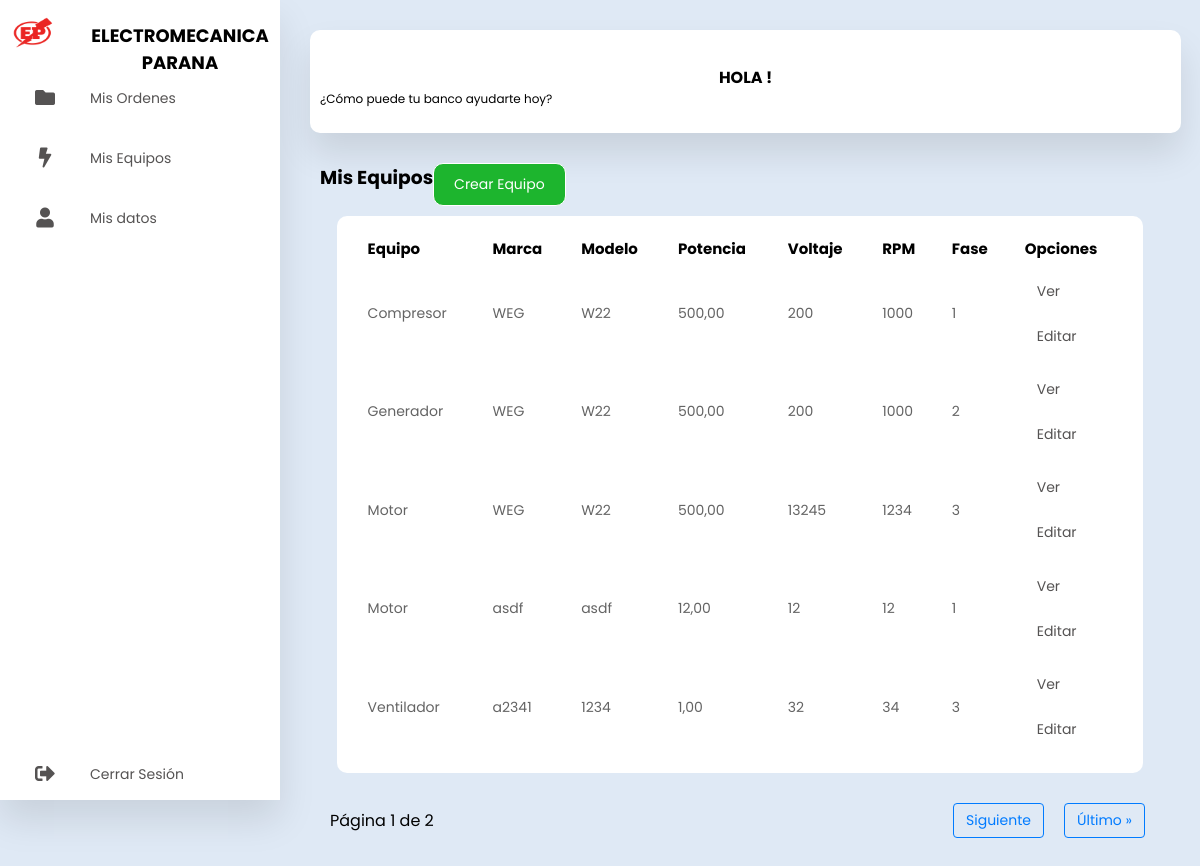
The app's page /ordenes/equipo/ (signed in) with its own data.
### aplicaciones/ordenes/models.py (models this page shows, shortened)
class Equipo(models.Model):
    TIPOS_EQUIPO = [
        ('Motor', 'Motor Eléctrico'),
        ('Bomba', 'Bomba'),
        ('Ventilador', 'Ventilador'),
        ('Compresor', 'Compresor'),
        ('Generador', 'Generador'),
        ('Transformador', 'Transformador'),
        ('Otro', 'Otro'),
    ]
    FASES = [
        (1, 'Monofásico'),
        (2, 'Bifásico'),
        (3, 'Trifásico'),
    ]
    equipo_id = models.AutoField(primary_key=True)
    cliente_id = models.ForeignKey(Cliente, on_delete=models.CASCADE)
    tipo_equipo = models.CharField(max_length=100, choices=TIPOS_EQUIPO, default='Motor')
    marca = models.CharField(max_length=50)
    modelo = models.CharField(max_length=50, blank=True)
    descripcion_falla = models.TextField(blank=True)
    diagnostico = models.TextField(blank=True)
    solucion = models.TextField(blank=True)
    potencia_hp_kw = models.DecimalField(
        max_digits=6,
        decimal_places=2,
        null=True,
        blank=True,
        help_text="Potencia en HP o KW"
    )
    voltaje = models.PositiveIntegerField(null=True, blank=True, help_text="Voltaje en V")
    rpm = models.PositiveIntegerField(null=True, blank=True, help_text="Revoluciones por minuto")
    fase = models.PositiveIntegerField(choices=FASES, null=True, blank=True)
    fecha_creacion = models.DateTimeField(auto_now_add=True)
    fecha_modificacion = models.DateTimeField(auto_now=True)
    fecha_diagnostico = models.DateField(blank=True, null=True)
    class Meta:
        verbose_name = 'Equipo'
        verbose_name_plural = 'Equipos'
        ordering = ['tipo_equipo', 'marca', 'modelo']

### aplicaciones/ordenes/views.py (the view)
# urls.py: path('equipo/', views.listar_equipos, name='listar_equipos'),
@login_required(login_url='login')
def listar_equipos(request):
    equipos_lista  = Equipo.objects.all()
    paginator = Paginator(equipos_lista , 5)
    page_number = request.GET.get('page')
    equipos = paginator.get_page(page_number)
    context = {
        'equipos': equipos,
    }
    return render(request, 'ordenes/lista_equipo.html', context)

### templates/ordenes/lista_equipo.html (shortened to what this page needs)
{% extends 'base.html' %}
{% block content %}
    <section class="main">
        <div class="main-top">
            <h1>Mis Equipos</h1>
            <a href="{% url 'registro_equipo' %}" class="create-account-button">Crear Equipo</a>
        </div>
        <div class="main-skills">
            {% if equipos %}
                <table>
                    <tr>
                        <th>Equipo</th>
                        <th>Marca</th>
                        <th>Modelo</th>
                        <th>Potencia</th>
                        <th>Voltaje</th>
                        <th>RPM</th>
                        <th>Fase</th>
                        <th>Opciones</th>
                    </tr>
                    {% for equipo in equipos %}
                        <tr>
                            <td>{{ equipo.tipo_equipo }}</td>
                            <td>{{ equipo.marca }}</td>
                            <td>{{ equipo.modelo }}</td>
                            <td>{{ equipo.potencia_hp_kw }}</td>
                            <td>{{ equipo.voltaje }}</td>
                            <td>{{ equipo.rpm }}</td>
                            <td>{{ equipo.fase }}</td>
                            <td>
                                <a href="{% url 'ver_equipo' equipo.equipo_id %}">Ver</a>
                                <a href="{% url 'editar_equipo' equipo.equipo_id %}">Editar</a>
                            </td>
                        </tr>
                    {% endfor %}
                </table>
                </div>
                <div class="pagination">
                    <div class="pagination-left">
                        Página {{ equipos.number }} de {{ equipos.paginator.num_pages }}
                    </div>
                    <div class="pagination-right">
                        <div class="pagination-links">
                            {% if equipos.has_next %}
                                <a href="?page={{ equipos.next_page_number }}">Siguiente</a>
                                <a href="?page={{ equipos.paginator.num_pages }}">Último &raquo;</a>
                            {% endif %}
                        </div>
                    </div>
                </div>
            {% else %}
                <p>No tienes Equipos. ¿Deseas crear una equipo?</p>
                <a href="{% url 'registro_equipo' %}">Crear Equipo</a>
            {% endif %}
        </div>
    </section>
{% endblock content %}

### static/css/styles_dashboard.css (style rules this page uses)
* { margin: 0; padding: 0; outline: none; border: none; text-decoration: none; box-sizing: border-box; font-family: "Poppins", sans-serif; }
body { background: #dfe9f5; }
a { position: relative; color: rgb(85, 83, 83); font-size: 14px; display: table; width: auto; padding: 10px; }
.main { position: relative; padding: 20px; width: 100%; }
.main-top { display: flex; width: 100%; }
.main-skills { display: flex; margin-top: 10px; flex-wrap: wrap; }
.users table { margin: auto; }
.users td { font-size: 14px; padding-right: 15px; }
table { background: #fff; padding: 1rem; text-align: left; border-radius: 10px; width: 96% }
table td, th { padding: 0.2rem 0.8rem; }
table th { font-size: 15px; }
table td { font-size: 13px; color: rgb(100, 100, 100); }
.create-account-button { width: auto; padding: 10px 20px; background-color: #1db52e; color: #fff; text-decoration: none; border: 1px solid #ffffff; border-radius: 10px; float: right; }
.pagination { display: flex; justify-content: space-between; align-items: center; margin-top: 20px; padding: 10px; }
.pagination-left, .pagination-center { flex: 1; text-align: center; }
.pagination-left { text-align: left; }
.pagination-right .pagination-links { display: flex; gap: 10px; justify-content: flex-end; flex-wrap: wrap; }
.pagination-right a { text-decoration: none; padding: 6px 12px; border: 1px solid #007bff; border-radius: 4px; color: #007bff; transition: background-color 0.2s, color 0.2s; }
.pagination a { margin: 0 5px; text-decoration: none; color: #007bff; }

### records on screen
Equipo: tipo_equipo "Compresor", marca "WEG", modelo "W22", potencia_hp_kw "500,00", voltaje "200", rpm "1000", fase "1"
Equipo: tipo_equipo "Generador", marca "WEG", modelo "W22", potencia_hp_kw "500,00", voltaje "200", rpm "1000", fase "2"
Equipo: tipo_equipo "Motor", marca "WEG", modelo "W22", potencia_hp_kw "500,00", voltaje "13245", rpm "1234", fase "3"
Equipo: tipo_equipo "Motor", marca "asdf", modelo "asdf", potencia_hp_kw "12,00", voltaje "12", rpm "12", fase "1"
Equipo: tipo_equipo "Ventilador", marca "a2341", modelo "1234", potencia_hp_kw "1,00", voltaje "32", rpm "34", fase "3"

### other values on screen
{{ equipos.number }} "1"
{{ equipos.paginator.num_pages }} "2"
